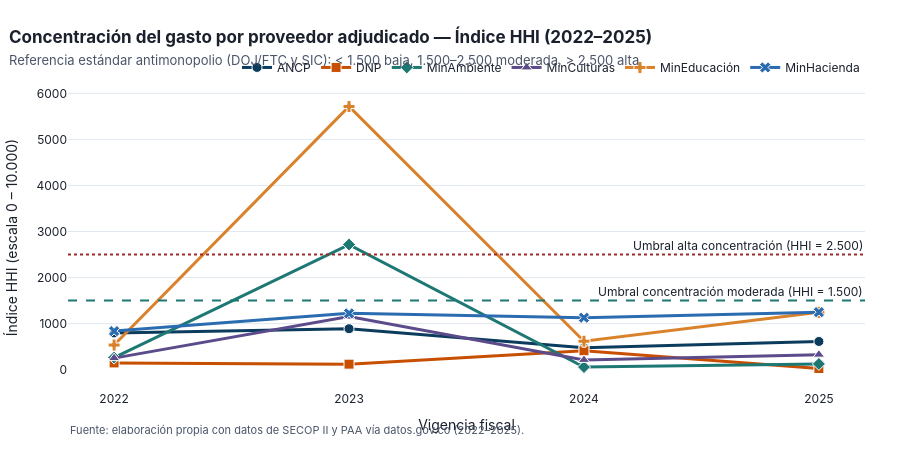

This figure's notebook cell:
### Markdown cell above
**Interpretación (Indicador 2 — Contratación directa):** Medir únicamente el conteo de contratos llevaría a concluir que toda la muestra opera de forma idéntica, pues entre el **`87,0%` (MinCulturas)** y el **`97,7%` (MinAmbiente)** de las firmas corresponden a contratación directa (contratos individuales de prestación de servicios profesionales y de apoyo a la gestión, Ley 1150/2007, art. 2, num. 4h). En cambio, al ponderar por **valor en pesos**, emergen dos perfiles institucionales claros: en **MinHacienda (`37,2%`)** y **MinCulturas (`46,8%`)** la mayoría del dinero se adjudica por modalidades competitivas o regímenes focalizados (seguros, administración fiduciaria FONPET, obra/patrimonio), mientras que en **ANCP (`91,4%`)** y **MinEducación (`80,6%`)** predominan los convenios interadministrativos y encargos directos.

### 4.3 Concentración del gasto por proveedor adjudicado (`CR1`, `CR5` e Índice `HHI`)

### Code cell
fig_hhi = graficar_concentracion_hhi(tablas_ind["concentracion"])
fig_hhi

### Figure 1 — Plotly figure (JSON) as saved in the notebook; plotly's stock layout.template omitted (floating-point values rounded to 4 significant figures)
{"data": [{"customdata": [[46.88, "SIMPLIFAE PORTUGAL, S.A.", 297], [49.59, "SIMPLIFAE PORTUGAL, S.A.", 316], [32.79, "SIMPLIFAE PORTUGAL, S.A.", 397], [43.72, "COMCEL S.A.", 406]], "hovertemplate": "<b>ANCP (%{x})</b><br>Índice HHI: %{y:,.0f}<br>Participación Top 5 (CR5): %{customdata[0]:.1f}%<br>Proveedores únicos: %{customdata[2]:,}<br>Mayor contratista: %{customdata[1]}<extra></extra>", "line": {"color": "#0B3C5D", "width": 3}, "marker": {"color": "#0B3C5D", "line": {"color": "white", "width": 1}, "size": 10, "symbol": "circle"}, "mode": "lines+markers", "name": "ANCP", "type": "scatter", "x": [2022, 2023, 2024, 2025], "y": [797.3, 889.1, 476.0, 612.0]}, {"customdata": [[22.84, "SOCIEDAD DE TELEVISIÓN DE CALDAS QUINDÍO Y RISARALDA LTDA", 1096], [20.54, "SUBATOURS SAS", 1272], [31.43, "UNIÓN TEMPORAL LOGÍSTICA Y PLANEACIÓN", 1487], [7.79, "CONSORCIO CONSULTOR ESPECIALIZADO H-H", 1584]], "hovertemplate": "<b>DNP (%{x})</b><br>Índice HHI: %{y:,.0f}<br>Participación Top 5 (CR5): %{customdata[0]:.1f}%<br>Proveedores únicos: %{customdata[2]:,}<br>Mayor contratista: %{customdata[1]}<extra></extra>", "line": {"color": "#C84E00", "width": 3}, "marker": {"color": "#C84E00", "line": {"color": "white", "width": 1}, "size": 10, "symbol": "square"}, "mode": "lines+markers", "name": "DNP", "type": "scatter", "x": [2022, 2023, 2024, 2025], "y": [146.0, 119.2, 409.3, 25.2]}, {"customdata": [[27.45, "ORGANIZACION DE ESTADOS IBEROAMERICANOS OEI", 993], [62.89, "PROGRAMA DE LAS NACIONES UNIDAS PARA EL DESARROLLO PNUD", 1151], [14.53, "SOCIEDAD DE TELEVISIÓN DE CALDAS QUINDÍO Y RISARALDA LTDA", 1240], [19.72, "ADESCUBRIR TRAVEL & ADVENTURE SAS", 1211]], "hovertemplate": "<b>MinAmbiente (%{x})</b><br>Índice HHI: %{y:,.0f}<br>Participación Top 5 (CR5): %{customdata[0]:.1f}%<br>Proveedores únicos: %{customdata[2]:,}<br>Mayor contratista: %{customdata[1]}<extra></extra>", "line": {"color": "#1D7874", "width": 3}, "marker": {"color": "#1D7874", "line": {"color": "white", "width": 1}, "size": 10, "symbol": "diamond"}, "mode": "lines+markers", "name": "MinAmbiente", "type": "scatter", "x": [2022, 2023, 2024, 2025], "y": [261.6, 2716.0, 56.3, 124.6]}, {"customdata": [[25.62, "UT AXA COLPATRIA - MAPRE SEGUROS GENERALES - MINCULTURA 2022", 739], [50.78, "CONSORCIO CONSTRUCTOR H.M.I.", 1204], [21.63, "FONDO MIXTO PARA LA PROMOCION DE LA CULTURA Y LAS ARTES DE BOYACA", 1337], [32.35, "FONDO MIXTO PARA LA PROMOCION DE LA CULTURA Y LAS ARTES DE BOYACA", 1223]], "hovertemplate": "<b>MinCulturas (%{x})</b><br>Índice HHI: %{y:,.0f}<br>Participación Top 5 (CR5): %{customdata[0]:.1f}%<br>Proveedores únicos: %{customdata[2]:,}<br>Mayor contratista: %{customdata[1]}<extra></extra>", "line": {"color": "#5B4B8A", "width": 3}, "marker": {"color": "#5B4B8A", "line": {"color": "white", "width": 1}, "size": 10, "symbol": "triangle-up"}, "mode": "lines+markers", "name": "MinCulturas", "type": "scatter", "x": [2022, 2023, 2024, 2025], "y": [250.2, 1152.0, 211.6, 325.8]}, {"customdata": [[40.8, "INFOTIC S.A", 869], [85.95, "FINANCIERA DE DESARROLLO TERRITORIAL S.A.", 1041], [50.17, "FUNDACION PIES DESCALZOS", 910], [64.2, "AGENCIA NACIONAL INMOBILIARIA VIRGILIO BARCO VARGAS", 997]], "hovertemplate": "<b>MinEducación (%{x})</b><br>Índice HHI: %{y:,.0f}<br>Participación Top 5 (CR5): %{customdata[0]:.1f}%<br>Proveedores únicos: %{customdata[2]:,}<br>Mayor contratista: %{customdata[1]}<extra></extra>", "line": {"color": "#D9822B", "width": 3}, "marker": {"color": "#D9822B", "line": {"color": "white", "width": 1}, "size": 10, "symbol": "cross"}, "mode": "lines+markers", "name": "MinEducación", "type": "scatter", "x": [2022, 2023, 2024, 2025], "y": [534.7, 5715.0, 618.3, 1244.0]}, {"customdata": [[52.43, "BANCO DE LA REPUBLICA", 318], [64.79, "CONSORCIO PRAG FONPET 2023", 411], [60.0, "LA PREVISORA S.A. COMPAÑÍA DE SEGUROS", 425], [52.29, "CONSORCIO PAC FONPET 2025", 518]], "hovertemplate": "<b>MinHacienda (%{x})</b><br>Índice HHI: %{y:,.0f}<br>Participación Top 5 (CR5): %{customdata[0]:.1f}%<br>Proveedores únicos: %{customdata[2]:,}<br>Mayor contratista: %{customdata[1]}<extra></extra>", "line": {"color": "#2B6CB0", "width": 3}, "marker": {"color": "#2B6CB0", "line": {"color": "white", "width": 1}, "size": 10, "symbol": "x"}, "mode": "lines+markers", "name": "MinHacienda", "type": "scatter", "x": [2022, 2023, 2024, 2025], "y": [837.5, 1223.0, 1128.0, 1249.0]}], "layout": {"annotations": [{"showarrow": false, "text": "Umbral concentración moderada (HHI = 1.500)", "x": 1, "xanchor": "right", "xref": "x domain", "y": 1500, "yanchor": "bottom", "yref": "y"}, {"showarrow": false, "text": "Umbral alta concentración (HHI = 2.500)", "x": 1, "xanchor": "right", "xref": "x domain", "y": 2500, "yanchor": "bottom", "yref": "y"}, {"font": {"color": "#4A5568", "size": 11}, "showarrow": false, "text": "Fuente: elaboración propia con datos de SECOP II y PAA vía datos.gov.co (2022–2025).", "x": 0.0, "xanchor": "left", "xref": "paper", "y": -0.16, "yref": "paper"}], "font": {"color": "#1A202C", "family": "Inter, Arial, sans-serif", "size": 12}, "height": 470, "hoverlabel": {"bgcolor": "white", "font": {"family": "Inter, Arial, sans-serif", "size": 12}}, "legend": {"font": {"size": 12}, "orientation": "h", "x": 1.0, "xanchor": "right", "y": 1.01, "yanchor": "bottom"}, "margin": {"b": 80, "l": 60, "r": 35, "t": 85}, "paper_bgcolor": "white", "plot_bgcolor": "white", "shapes": [{"line": {"color": "#1D7874", "dash": "dash"}, "type": "line", "x0": 0, "x1": 1, "xref": "x domain", "y0": 1500, "y1": 1500, "yref": "y"}, {"line": {"color": "#9B2C2C", "dash": "dot"}, "type": "line", "x0": 0, "x1": 1, "xref": "x domain", "y0": 2500, "y1": 2500, "yref": "y"}], "title": {"font": {"color": "#1A202C", "size": 17}, "text": "<b>Concentración del gasto por proveedor adjudicado — Índice HHI (2022–2025)</b><br><span style='font-size:13px;color:#4A5568'>Referencia estándar antimonopolio (DOJ/FTC y SIC): < 1.500 baja, 1.500–2.500 moderada, > 2.500 alta</span>", "x": 0.01, "xanchor": "left"}, "xaxis": {"tickmode": "array", "tickvals": [2022, 2023, 2024, 2025], "title": {"text": "Vigencia fiscal"}}, "yaxis": {"gridcolor": "#E2E8F0", "title": {"text": "Índice HHI (escala 0 – 10.000)"}}}}
